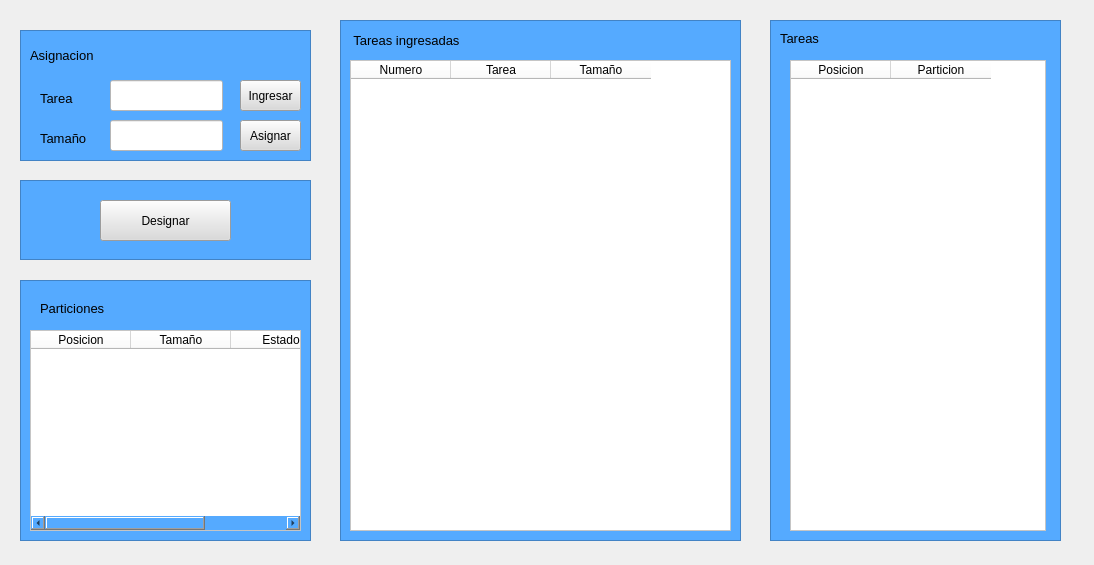
<?xml version="1.0" encoding="UTF-8"?>
<ui version="4.0">
 <class>Form</class>
 <widget class="QWidget" name="Form">
  <property name="geometry">
   <rect>
    <x>0</x>
    <y>0</y>
    <width>1094</width>
    <height>565</height>
   </rect>
  </property>
  <property name="windowTitle">
   <string>Form</string>
  </property>
  <widget class="QFrame" name="frame">
   <property name="geometry">
    <rect>
     <x>20</x>
     <y>30</y>
     <width>291</width>
     <height>131</height>
    </rect>
   </property>
   <property name="styleSheet">
    <string notr="true">background-color: rgb(85, 170, 255);</string>
   </property>
   <property name="frameShape">
    <enum>QFrame::StyledPanel</enum>
   </property>
   <property name="frameShadow">
    <enum>QFrame::Raised</enum>
   </property>
   <widget class="QLabel" name="label">
    <property name="geometry">
     <rect>
      <x>10</x>
      <y>10</y>
      <width>91</width>
      <height>31</height>
     </rect>
    </property>
    <property name="font">
     <font>
      <pointsize>10</pointsize>
     </font>
    </property>
    <property name="text">
     <string>Asignacion</string>
    </property>
   </widget>
   <widget class="QLabel" name="label_2">
    <property name="geometry">
     <rect>
      <x>20</x>
      <y>60</y>
      <width>55</width>
      <height>16</height>
     </rect>
    </property>
    <property name="font">
     <font>
      <pointsize>10</pointsize>
     </font>
    </property>
    <property name="text">
     <string>Tarea</string>
    </property>
   </widget>
   <widget class="QLabel" name="label_3">
    <property name="geometry">
     <rect>
      <x>20</x>
      <y>100</y>
      <width>71</width>
      <height>16</height>
     </rect>
    </property>
    <property name="font">
     <font>
      <pointsize>10</pointsize>
     </font>
    </property>
    <property name="text">
     <string>Tamaño</string>
    </property>
   </widget>
   <widget class="QPushButton" name="pushButton_2">
    <property name="geometry">
     <rect>
      <x>220</x>
      <y>90</y>
      <width>61</width>
      <height>31</height>
     </rect>
    </property>
    <property name="styleSheet">
     <string notr="true">background-color: rgb(218, 218, 218);</string>
    </property>
    <property name="text">
     <string>Asignar</string>
    </property>
   </widget>
   <widget class="QLineEdit" name="lineEdit">
    <property name="geometry">
     <rect>
      <x>90</x>
      <y>50</y>
      <width>113</width>
      <height>31</height>
     </rect>
    </property>
    <property name="styleSheet">
     <string notr="true">background-color: rgb(255, 255, 255);</string>
    </property>
   </widget>
   <widget class="QLineEdit" name="lineEdit_2">
    <property name="geometry">
     <rect>
      <x>90</x>
      <y>90</y>
      <width>113</width>
      <height>31</height>
     </rect>
    </property>
    <property name="styleSheet">
     <string notr="true">background-color: rgb(255, 255, 255);</string>
    </property>
   </widget>
   <widget class="QPushButton" name="pushButton_3">
    <property name="geometry">
     <rect>
      <x>220</x>
      <y>50</y>
      <width>61</width>
      <height>31</height>
     </rect>
    </property>
    <property name="styleSheet">
     <string notr="true">background-color: rgb(218, 218, 218);</string>
    </property>
    <property name="text">
     <string>Ingresar</string>
    </property>
   </widget>
  </widget>
  <widget class="QFrame" name="frame_2">
   <property name="geometry">
    <rect>
     <x>20</x>
     <y>180</y>
     <width>291</width>
     <height>80</height>
    </rect>
   </property>
   <property name="styleSheet">
    <string notr="true">background-color: rgb(85, 170, 255);</string>
   </property>
   <property name="frameShape">
    <enum>QFrame::StyledPanel</enum>
   </property>
   <property name="frameShadow">
    <enum>QFrame::Raised</enum>
   </property>
   <widget class="QPushButton" name="pushButton">
    <property name="geometry">
     <rect>
      <x>80</x>
      <y>20</y>
      <width>131</width>
      <height>41</height>
     </rect>
    </property>
    <property name="styleSheet">
     <string notr="true">background-color: rgb(218, 218, 218);</string>
    </property>
    <property name="text">
     <string>Designar</string>
    </property>
   </widget>
  </widget>
  <widget class="QFrame" name="frame_3">
   <property name="geometry">
    <rect>
     <x>20</x>
     <y>280</y>
     <width>291</width>
     <height>261</height>
    </rect>
   </property>
   <property name="styleSheet">
    <string notr="true">background-color: rgb(85, 170, 255);</string>
   </property>
   <property name="frameShape">
    <enum>QFrame::StyledPanel</enum>
   </property>
   <property name="frameShadow">
    <enum>QFrame::Raised</enum>
   </property>
   <widget class="QLabel" name="label_4">
    <property name="geometry">
     <rect>
      <x>20</x>
      <y>20</y>
      <width>81</width>
      <height>16</height>
     </rect>
    </property>
    <property name="font">
     <font>
      <pointsize>10</pointsize>
     </font>
    </property>
    <property name="text">
     <string>Particiones</string>
    </property>
   </widget>
   <widget class="QTableWidget" name="tableWidget_3">
    <property name="geometry">
     <rect>
      <x>10</x>
      <y>50</y>
      <width>271</width>
      <height>201</height>
     </rect>
    </property>
    <property name="styleSheet">
     <string notr="true">background-color: rgb(255, 255, 255);</string>
    </property>
    <column>
     <property name="text">
      <string>Posicion</string>
     </property>
    </column>
    <column>
     <property name="text">
      <string>Tamaño</string>
     </property>
    </column>
    <column>
     <property name="text">
      <string>Estado</string>
     </property>
    </column>
   </widget>
  </widget>
  <widget class="QFrame" name="frame_4">
   <property name="geometry">
    <rect>
     <x>340</x>
     <y>20</y>
     <width>401</width>
     <height>521</height>
    </rect>
   </property>
   <property name="styleSheet">
    <string notr="true">background-color: rgb(85, 170, 255);</string>
   </property>
   <property name="frameShape">
    <enum>QFrame::StyledPanel</enum>
   </property>
   <property name="frameShadow">
    <enum>QFrame::Raised</enum>
   </property>
   <widget class="QLabel" name="label_6">
    <property name="geometry">
     <rect>
      <x>10</x>
      <y>10</y>
      <width>151</width>
      <height>21</height>
     </rect>
    </property>
    <property name="font">
     <font>
      <pointsize>10</pointsize>
     </font>
    </property>
    <property name="text">
     <string> Tareas ingresadas</string>
    </property>
   </widget>
   <widget class="QTableWidget" name="tableWidget_2">
    <property name="geometry">
     <rect>
      <x>10</x>
      <y>40</y>
      <width>381</width>
      <height>471</height>
     </rect>
    </property>
    <property name="styleSheet">
     <string notr="true">background-color: rgb(255, 255, 255);</string>
    </property>
    <column>
     <property name="text">
      <string>Numero</string>
     </property>
    </column>
    <column>
     <property name="text">
      <string>Tarea</string>
     </property>
    </column>
    <column>
     <property name="text">
      <string>Tamaño</string>
     </property>
    </column>
   </widget>
  </widget>
  <widget class="QFrame" name="frame_5">
   <property name="geometry">
    <rect>
     <x>770</x>
     <y>20</y>
     <width>291</width>
     <height>521</height>
    </rect>
   </property>
   <property name="styleSheet">
    <string notr="true">background-color: rgb(85, 170, 255);</string>
   </property>
   <property name="frameShape">
    <enum>QFrame::StyledPanel</enum>
   </property>
   <property name="frameShadow">
    <enum>QFrame::Raised</enum>
   </property>
   <widget class="QLabel" name="label_5">
    <property name="geometry">
     <rect>
      <x>10</x>
      <y>10</y>
      <width>55</width>
      <height>16</height>
     </rect>
    </property>
    <property name="font">
     <font>
      <pointsize>10</pointsize>
     </font>
    </property>
    <property name="text">
     <string>Tareas</string>
    </property>
   </widget>
   <widget class="QTableWidget" name="tableWidget">
    <property name="geometry">
     <rect>
      <x>20</x>
      <y>40</y>
      <width>256</width>
      <height>471</height>
     </rect>
    </property>
    <property name="styleSheet">
     <string notr="true">background-color: rgb(255, 255, 255);</string>
    </property>
    <column>
     <property name="text">
      <string>Posicion</string>
     </property>
    </column>
    <column>
     <property name="text">
      <string>Particion</string>
     </property>
    </column>
   </widget>
  </widget>
 </widget>
 <resources/>
 <connections/>
</ui>
